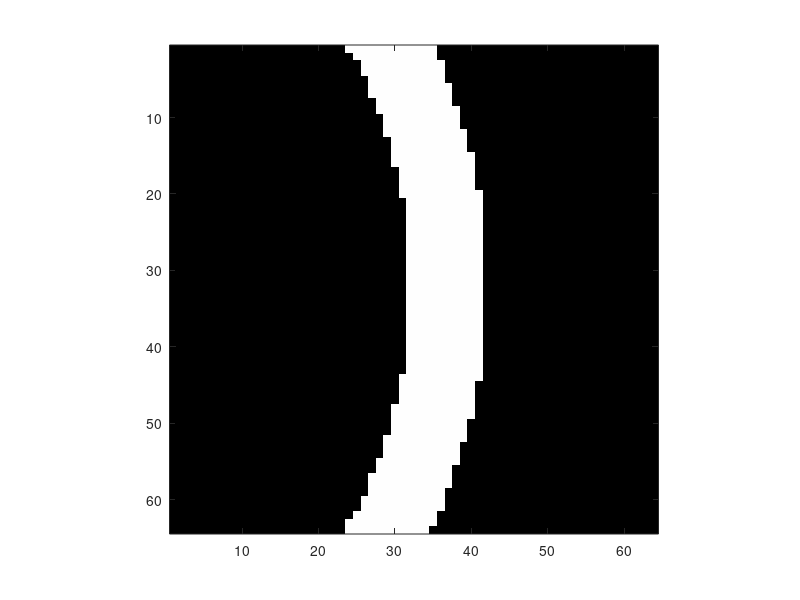

The MATLAB source for this figure:
%
% Contour blur estimation
%
close all;
sz = 64; sz2 = sz/2;
img = zeros(sz,sz);
r1 = 64;
dr = 10;
r2 = r1+dr;
for i = 1:sz
  for j = 1:sz
    x = j + r1 - sz2;
    y = i - sz2;
    r = sqrt(x^2+y^2);
    if (r >= r1) && (r < r2)
      img(i,j) = 255;
    end
  end
end
figure; colormap(gray(256)); image(img); axis image;
